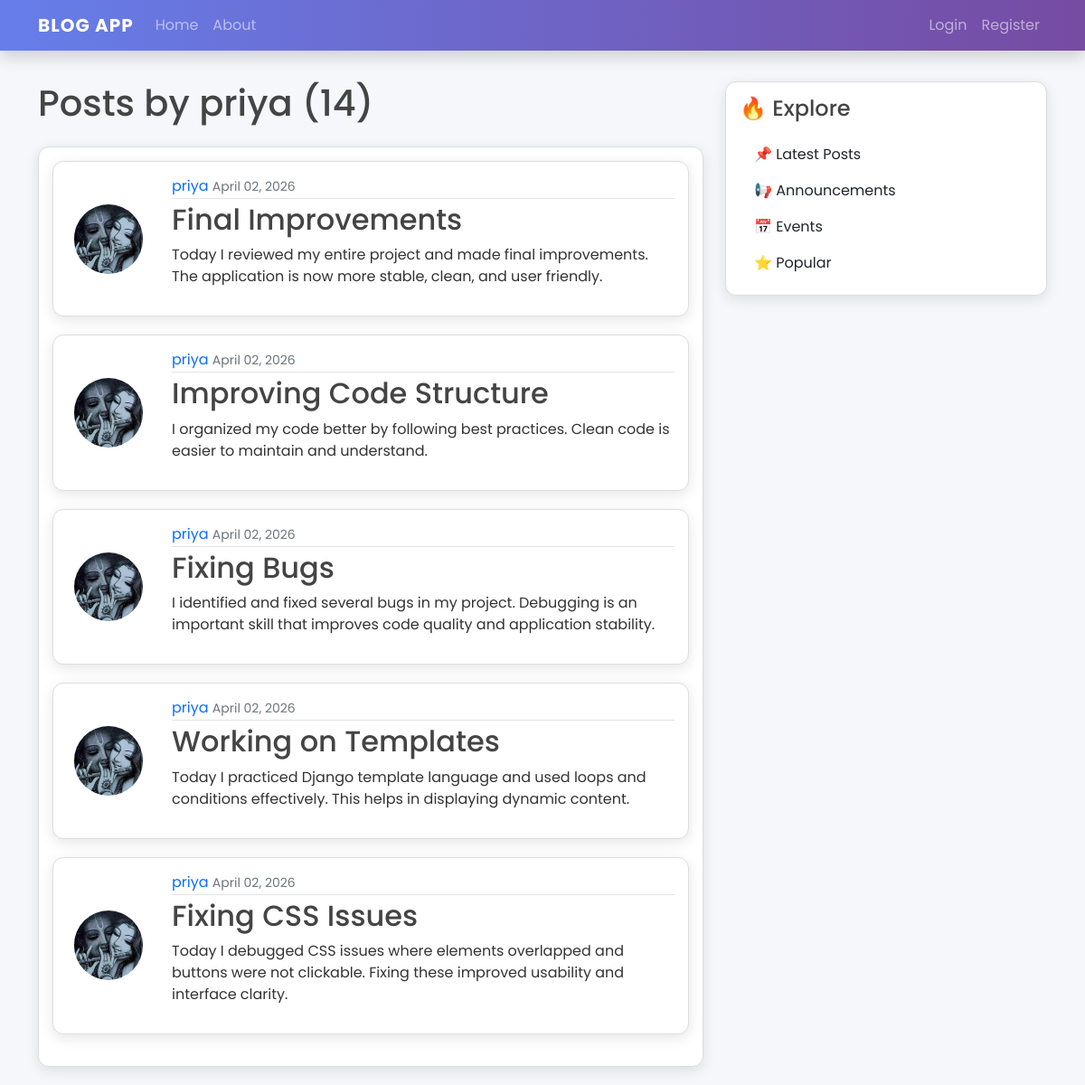
/user/priya/, run on the app's committed database.
### blog1/models.py (models this page shows, shortened)
class Post(models.Model):
    title = models.CharField(max_length=100)
    content = models.TextField()
    date_posted = models.DateTimeField(default=timezone.now)
    author = models.ForeignKey(User, on_delete=models.CASCADE)

### users/models.py (models this page shows, shortened)
class profile(models.Model):
    user = models.OneToOneField(User, on_delete=models.CASCADE)
    image = models.ImageField(default='default.jpg', upload_to='profile_pics')

### blog1/views.py (the view)
# urls.py: path('user/<str:username>/', UserPostListView.as_view(), name='user-posts'),
class UserPostListView(ListView):
    model=Post
    template_name='blog1/user_posts.html'
    context_object_name='posts'
    paginate_by=5
    def get_queryset(self):
       user =get_object_or_404(User, username=self.kwargs.get('username'))
       return Post.objects.filter(author=user).order_by('-date_posted')

### blog1/templates/blog1/user_posts.html
{% extends 'blog1/base.html' %} {% block content %}
<h1 class ="mb-4">Posts by {{ view.kwargs.username }} ({{ page_obj.paginator.count }})</h1>
<article class="media content-section">
    {% for post in posts %}
    <article class="media content-section">
  <div class="row">
    <div class="col-md-2 d-flex align-items-center justify-content-center">
      <img
        class="col-md-10 rounded-circle"
        src="{{ post.author.profile.image.url }}"
      />
    </div>
    <div class="media-body col-md-10">
      <div class="article-metadata">
        <a class="mr-2 text-decoration-none" href="">{{ post.author }}</a>
        <small class="text-muted">{{ post.date_posted|date:"F d, Y" }}</small>
      </div>
      <h2>
        <a class="article-title text-decoration-none" href=""
          >{{ post.title }}</a
        >
      </h2>
      <p class="article-content">{{ post.content }}</p>
    </div>
  </div>
</article>
{% endfor %} {% endblock content%}

### blog1/static/blog1/main.css (style rules this page uses)
body { background: #fafafa; color: #333333; margin-top: 5rem; }
h1, h2, h3, h4, h5, h6 { color: #444444; }
.content-section { background: #ffffff; padding: 10px 20px; border: 1px solid #dddddd; border-radius: 3px; margin-bottom: 20px; }
.article-title { color: #444444; }
.article-content { white-space: pre-line; }
.article-metadata { padding-bottom: 1px; margin-bottom: 4px; border-bottom: 1px solid #e3e3e3; }

### blog1/templates/blog1/base.html (style rules this page uses)
body { font-family: 'Poppins', sans-serif; background: #f5f7fa; }
.content-section { background: white; padding: 15px; border-radius: 12px; box-shadow: 0 4px 15px rgba(0,0,0,0.1); }

### data on the page
Post: author.profile.image (picture), author "priya", date_posted "April 02, 2026", title "Final Improvements", content "Today I reviewed my entire project and made final improvements. The application is now more stable, clean, and user friendly."
Post: author.profile.image (picture), author "priya", date_posted "April 02, 2026", title "Improving Code Structure", content "I organized my code better by following best practices. Clean code is easier to maintain and understand."
Post: author.profile.image (picture), author "priya", date_posted "April 02, 2026", title "Fixing Bugs", content "I identified and fixed several bugs in my project. Debugging is an important skill that improves code quality and application stability."
Post: author.profile.image (picture), author "priya", date_posted "April 02, 2026", title "Working on Templates", content "Today I practiced Django template language and used loops and conditions effectively. This helps in displaying dynamic content."
Post: author.profile.image (picture), author "priya", date_posted "April 02, 2026", title "Fixing CSS Issues", content "Today I debugged CSS issues where elements overlapped and buttons were not clickable. Fixing these improved usability and interface clarity."

### other printed values
{{ view.kwargs.username }} "priya"
{{ page_obj.paginator.count }} "14"
